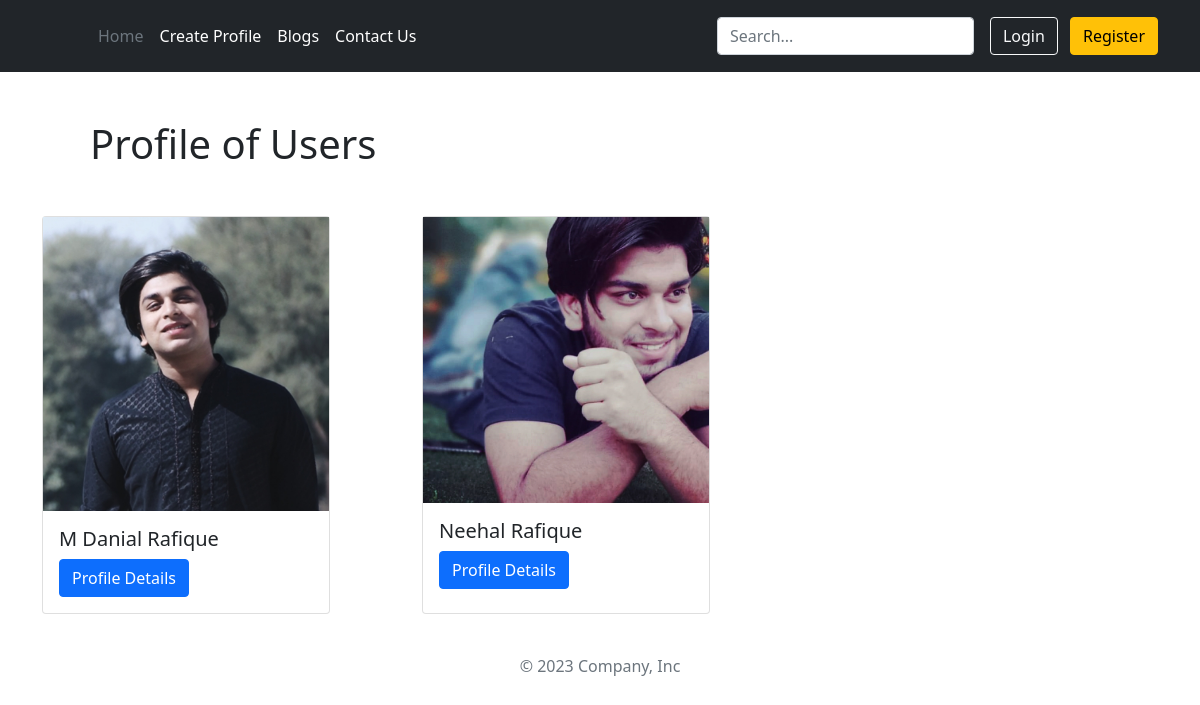
The page / on the database its author committed.
### profile_app/models.py (models this page shows, shortened)
class profile(models.Model):
    GENDER_CHOICE = [
        ('Male' , 'M'),
        ('Female' , 'F')
    ]
    name = models.CharField(max_length=30)
    age = models.IntegerField()
    profile_pic = models.ImageField(upload_to='profile_pics/',null=True , blank=True)
    gender = models.CharField(max_length=10 , choices=GENDER_CHOICE)
    occupation = models.CharField(max_length=100 , null=True , blank=True)
    birth_date = models.DateField(null=True)
    is_married = models.BooleanField(default=False)
    email = models.EmailField(null=True , unique=True)
    religion = models.ForeignKey(Religion, on_delete=models.CASCADE  , related_name='profiles' , blank=True,null=True)
    sects = models.ForeignKey(Sect, on_delete=models.CASCADE ,  related_name='Followers' , blank=True, null=True)
    caste = models.ForeignKey(Caste, on_delete=models.CASCADE , related_name='profiles' , blank=True, null=True)
    hobbies = models.ManyToManyField(Hobby , related_name='profiles' , blank=True)
    father = models.OneToOneField(FatherProfile , on_delete=models.CASCADE , related_name='dependent' , blank=True, null=True)

### profile_app/views.py (the view)
# urls.py: path('' , profileListView , name= 'profile_list'),
def profileListView(request):
    profiles = profile.objects.all()
    user = request.user
    return render( request , 'profile_app/profile_list.html' , {'profiles' : profiles ,'user':user})

### profile_app/templates/profile_app/profile_list.html (shortened to what this page needs)
{% extends "base.html" %}
{% block content %}
<h1 class="m-5">Profile of Users</h1>
   {% if profiles %}
      <div class="row">
        {% for profile in profiles %}
            <div class="col-md-4" >
                <div class="card d-flex" style="width: 18rem; height: 100%; ">
                    {% if profile.profile_pic %}
                    <img src="{{ profile.profile_pic.url }}" alt="profile_image">
                {% else %}
                    <p>No profile picture available</p>
                {% endif %}
                    <div class="card-body">
                      <h5 class="card-title">{{profile.name}}</h5>
                      <a href="{% url 'profile_app:profile_detail' profile.id %}" class="btn btn-primary">Profile Details</a>
                    </div>
                  </div>
            </div>
        {% endfor %}
      </div>
   {% endif %}
{% endblock content %}

### templates/base.html (shortened to what this page needs)
{% load static %}
<!DOCTYPE html>
<html lang="en">
<head>
    <link href="https://cdn.jsdelivr.net/npm/bootstrap@5.1.3/dist/css/bootstrap.min.css" rel="stylesheet"
>
    <link rel="stylesheet" type="text/css" href="{% static 'profile_app/css/style.css' %}">
</head>
<body>
    {% include "header.html" %}
    <main role="main" class="container content-page-height">
        {% block content %}
        {% endblock content %}
    </main>
    {% include "footer.html" %}
</body>
</html>

### templates/header.html
<header class="p-3 bg-dark text-white">
    <div class="container">
      <div class="d-flex flex-wrap align-items-center justify-content-center justify-content-lg-start">
        <a href="/" class="d-flex align-items-center mb-2 mb-lg-0 text-white text-decoration-none">
          <svg class="bi me-2" width="40" height="32" role="img" aria-label="Bootstrap"><use xlink:href="#bootstrap"></use></svg>
        </a>
        <ul class="nav col-12 col-lg-auto me-lg-auto mb-2 justify-content-center mb-md-0">
          <li><a href="{% url 'profile_app:profile_list'%}" class="nav-link px-2 text-secondary">Home</a></li>
          <li><a href="{% url 'profile_app:profile_create'%}" class="nav-link px-2 text-white">Create Profile</a></li>
          <li><a href="{% url 'blog:post_list'%}" class="nav-link px-2 text-white">Blogs</a></li>
          <li><a href="{% url 'profile_app:contactform'%}" class="nav-link px-2 text-white">Contact Us</a></li>
        </ul>
        <form action="{% url 'profile_app:profile_search' %}" method="get" class="col-12 col-lg-auto mb-3 mb-lg-0 me-lg-3">
          <input type="search" name="search_query" class="form-control form-control-dark" placeholder="Search..." aria-label="Search">
      </form>
        <div class="text-end">
          {% if user.is_authenticated %}
          <div class="d-flex align-items-center">
            <div  class="dropdown">
              <button class="btn text-white dropdown-toggle" type="button" id="dropdownMenuButton1" data-bs-toggle="dropdown" aria-expanded="false">
                Hi, {{ user.username }}
              </button>
              <ul class="dropdown-menu" aria-labelledby="dropdownMenuButton1">
                <li><a class="dropdown-item" href="{% url 'password_change'%}" >Change password</a></li>
                <li><a class="dropdown-item" href="{% url 'accounts:delete_account'%}" >Delete account</a></li>
                <li><a class="dropdown-item" href="{% url 'accounts:logout' %}" >Logout</a></li>
              </ul>
            </div>
          {% else %}
              <a href="{% url 'accounts:login' %}" class="btn btn-outline-light me-2">Login</a>
              <a href="{% url 'accounts:register' %}" class="btn btn btn-warning">Register</a>
          {% endif %}
        </div>
      </div>
    </div>
  </header>

### templates/footer.html
<footer class="py-3 my-4">
    <p class="text-center text-muted">© 2023 Company, Inc</p>
  </footer>

### profile_app/static/profile_app/css/style.css (style rules this page uses)
.content-page-height { min-height: 60vh; }
* { padding: 0px; margin: 0px; box-sizing: border-box; }
header { background-color: red; }

### rows shown on the page
profile: profile_pic (picture), name "M Danial Rafique"
profile: profile_pic (picture), name "Neehal Rafique"
